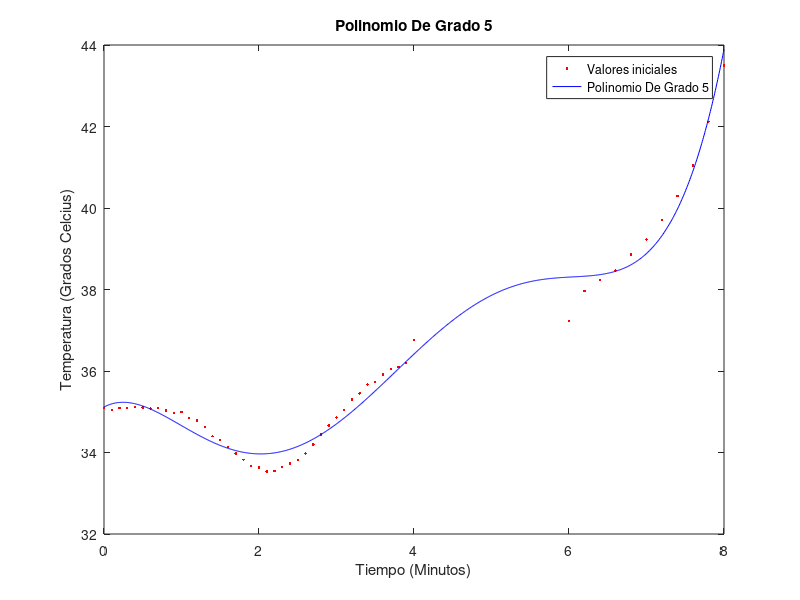
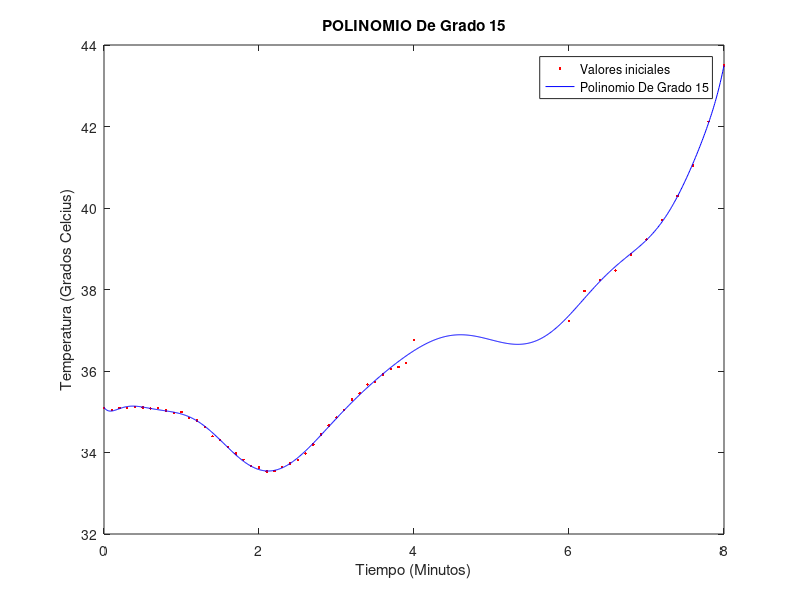
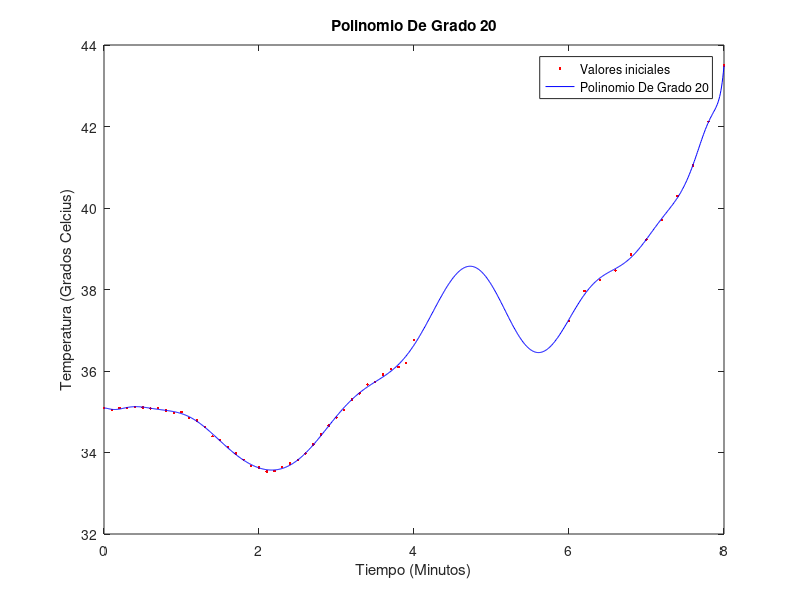

Write the MATLAB code that produced these figures, in order. (Note: this script raises an error after producing the figures.)
%%  LAB07 ejercicio 1
%%  PAOLA CASTRO 13-10248
%%  CALCULO NUMERICO

load('data.mat');

%%%%%%%%%%%%%%%%%%%%%%%%%%%%%%
disp("INCISO A")
n=length(yd)
disp('POLINOMIO de grado 5')
p5=polyfit(xd,yd,5)'
ECMT=sum((polyval(p5,xd)-yd).^2)/n

disp('POLINOMIO de grado 15')
p15=polyfit(xd,yd,15)'
ECMT=sum((polyval(p15,xd)-yd).^2)/n

disp('Para un polinomio de grado 20')
p20=polyfit(xd,yd,20)'
ECMT=sum((polyval(p20,xd)-yd).^2)/n

disp("\n");
disp('INCISO B')
disp("GRAFICAS")
x=linspace(min(xd),max(xd),1000);
disp('Polinomio De Grado 5')
figure;
plot(xd,yd,'.r');
title('Polinomio De Grado 5');
hold on
evalp5=polyval(p5,x);
plot(x,evalp5,'-b');
legend('Valores iniciales','Polinomio De Grado 5');
xlabel('Tiempo (Minutos)')
ylabel('Temperatura (Grados Celcius)')

disp("\n");
disp('POLINOMIO De Grado 15')
figure;
plot(xd,yd,'.r');
title('POLINOMIO De Grado 15');
hold on
plot(x,polyval(p15,x),'-b');
legend('Valores iniciales','Polinomio De Grado 15');
xlabel('Tiempo (Minutos)')
ylabel('Temperatura (Grados Celcius)')

disp("\n");
disp('POLINOMIO De Grado 20')
figure;
plot(xd,yd,'.r');
title('Polinomio De Grado 20');
hold on
plot(x,polyval(p20,x),'-b');
legend('Valores iniciales','Polinomio De Grado 20');
xlabel('Tiempo (Minutos)')
ylabel('Temperatura (Grados Celcius)')

disp("\n");
%%%%%%%%%%%%%%%%%%%%%%%%%%%%%%%%%%%%%%%%%%%%
disp('INCISO C')
disp('Polinomio De Grado 15')
format long
disp('Para 4.5')
valor_temperatura = polyval(p15,4.5)

disp("\n");
disp('Para 5')
valor_temperatura = polyval(p15,5)

disp("\n");
disp('Para 5.5')
valor_temperatura = polyval(p15,5.5)
disp("\n");
%%%%%%%%%%%%%%%%%%%%%%%%%%%%%%%%%%%%%%%%%%%%%%%
disp('INCISO D')
p15(end)=p15(end)-36.612;
disp('Tiempo para alcanzar la temperatura a 36,612')
Tiempo=roots(p15);
Tiempo=tiempo(Tiempo,0,8)


